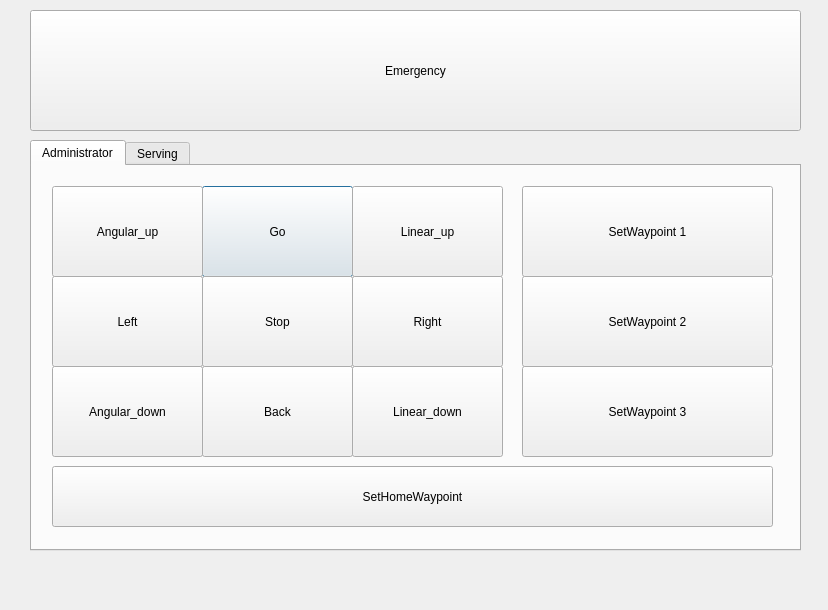
<?xml version="1.0" encoding="UTF-8"?>
<ui version="4.0">
 <class>joy</class>
 <widget class="QDialog" name="joy">
  <property name="geometry">
   <rect>
    <x>0</x>
    <y>0</y>
    <width>828</width>
    <height>610</height>
   </rect>
  </property>
  <property name="windowTitle">
   <string>Mobile Robot GUI</string>
  </property>
  <widget class="QTabWidget" name="tabWidget">
   <property name="geometry">
    <rect>
     <x>30</x>
     <y>140</y>
     <width>771</width>
     <height>411</height>
    </rect>
   </property>
   <property name="currentIndex">
    <number>0</number>
   </property>
   <widget class="QWidget" name="Administrator">
    <attribute name="title">
     <string>Administrator</string>
    </attribute>
    <widget class="QPushButton" name="go">
     <property name="geometry">
      <rect>
       <x>170</x>
       <y>20</y>
       <width>151</width>
       <height>91</height>
      </rect>
     </property>
     <property name="text">
      <string>Go</string>
     </property>
    </widget>
    <widget class="QPushButton" name="stop">
     <property name="geometry">
      <rect>
       <x>170</x>
       <y>110</y>
       <width>151</width>
       <height>91</height>
      </rect>
     </property>
     <property name="text">
      <string>Stop</string>
     </property>
    </widget>
    <widget class="QPushButton" name="left">
     <property name="geometry">
      <rect>
       <x>20</x>
       <y>110</y>
       <width>151</width>
       <height>91</height>
      </rect>
     </property>
     <property name="text">
      <string>Left</string>
     </property>
    </widget>
    <widget class="QPushButton" name="back">
     <property name="geometry">
      <rect>
       <x>170</x>
       <y>200</y>
       <width>151</width>
       <height>91</height>
      </rect>
     </property>
     <property name="text">
      <string>Back</string>
     </property>
    </widget>
    <widget class="QPushButton" name="right">
     <property name="geometry">
      <rect>
       <x>320</x>
       <y>110</y>
       <width>151</width>
       <height>91</height>
      </rect>
     </property>
     <property name="text">
      <string>Right</string>
     </property>
    </widget>
    <widget class="QPushButton" name="set_waypoint_1">
     <property name="geometry">
      <rect>
       <x>490</x>
       <y>20</y>
       <width>251</width>
       <height>91</height>
      </rect>
     </property>
     <property name="text">
      <string>SetWaypoint 1</string>
     </property>
    </widget>
    <widget class="QPushButton" name="set_waypoint_3">
     <property name="geometry">
      <rect>
       <x>490</x>
       <y>200</y>
       <width>251</width>
       <height>91</height>
      </rect>
     </property>
     <property name="text">
      <string>SetWaypoint 3</string>
     </property>
    </widget>
    <widget class="QPushButton" name="set_waypoint_2">
     <property name="geometry">
      <rect>
       <x>490</x>
       <y>110</y>
       <width>251</width>
       <height>91</height>
      </rect>
     </property>
     <property name="text">
      <string>SetWaypoint 2</string>
     </property>
    </widget>
    <widget class="QPushButton" name="linear_up">
     <property name="geometry">
      <rect>
       <x>320</x>
       <y>20</y>
       <width>151</width>
       <height>91</height>
      </rect>
     </property>
     <property name="text">
      <string>Linear_up</string>
     </property>
    </widget>
    <widget class="QPushButton" name="linear_down">
     <property name="geometry">
      <rect>
       <x>320</x>
       <y>200</y>
       <width>151</width>
       <height>91</height>
      </rect>
     </property>
     <property name="text">
      <string>Linear_down</string>
     </property>
    </widget>
    <widget class="QPushButton" name="angular_up">
     <property name="geometry">
      <rect>
       <x>20</x>
       <y>20</y>
       <width>151</width>
       <height>91</height>
      </rect>
     </property>
     <property name="text">
      <string>Angular_up</string>
     </property>
    </widget>
    <widget class="QPushButton" name="angular_down">
     <property name="geometry">
      <rect>
       <x>20</x>
       <y>200</y>
       <width>151</width>
       <height>91</height>
      </rect>
     </property>
     <property name="text">
      <string>Angular_down</string>
     </property>
    </widget>
    <widget class="QPushButton" name="set_waypoint_0">
     <property name="geometry">
      <rect>
       <x>20</x>
       <y>300</y>
       <width>721</width>
       <height>61</height>
      </rect>
     </property>
     <property name="text">
      <string>SetHomeWaypoint</string>
     </property>
    </widget>
   </widget>
   <widget class="QWidget" name="Serving">
    <attribute name="title">
     <string>Serving</string>
    </attribute>
    <widget class="QPushButton" name="go_waypoint_1">
     <property name="geometry">
      <rect>
       <x>540</x>
       <y>30</y>
       <width>191</width>
       <height>41</height>
      </rect>
     </property>
     <property name="text">
      <string>GoWaypoint 1</string>
     </property>
    </widget>
    <widget class="QProgressBar" name="progressbar_1">
     <property name="geometry">
      <rect>
       <x>540</x>
       <y>70</y>
       <width>191</width>
       <height>40</height>
      </rect>
     </property>
     <property name="value">
      <number>24</number>
     </property>
    </widget>
    <widget class="QProgressBar" name="progressbar_3">
     <property name="geometry">
      <rect>
       <x>540</x>
       <y>250</y>
       <width>191</width>
       <height>40</height>
      </rect>
     </property>
     <property name="value">
      <number>24</number>
     </property>
    </widget>
    <widget class="QPushButton" name="go_waypoint_3">
     <property name="geometry">
      <rect>
       <x>540</x>
       <y>210</y>
       <width>191</width>
       <height>41</height>
      </rect>
     </property>
     <property name="text">
      <string>GoWaypoint 3</string>
     </property>
    </widget>
    <widget class="QPushButton" name="start">
     <property name="geometry">
      <rect>
       <x>40</x>
       <y>30</y>
       <width>431</width>
       <height>261</height>
      </rect>
     </property>
     <property name="text">
      <string>Start</string>
     </property>
    </widget>
    <widget class="QPushButton" name="go_waypoint_2">
     <property name="geometry">
      <rect>
       <x>540</x>
       <y>120</y>
       <width>191</width>
       <height>41</height>
      </rect>
     </property>
     <property name="text">
      <string>GoWaypoint 2</string>
     </property>
    </widget>
    <widget class="QProgressBar" name="progressbar_2">
     <property name="geometry">
      <rect>
       <x>540</x>
       <y>160</y>
       <width>191</width>
       <height>40</height>
      </rect>
     </property>
     <property name="value">
      <number>24</number>
     </property>
    </widget>
    <widget class="QProgressBar" name="progressbar_0">
     <property name="geometry">
      <rect>
       <x>40</x>
       <y>340</y>
       <width>691</width>
       <height>31</height>
      </rect>
     </property>
     <property name="value">
      <number>24</number>
     </property>
    </widget>
    <widget class="QPushButton" name="go_waypoint_0">
     <property name="geometry">
      <rect>
       <x>40</x>
       <y>300</y>
       <width>691</width>
       <height>31</height>
      </rect>
     </property>
     <property name="text">
      <string>GoHome</string>
     </property>
    </widget>
   </widget>
  </widget>
  <widget class="QPushButton" name="emergency">
   <property name="geometry">
    <rect>
     <x>30</x>
     <y>10</y>
     <width>771</width>
     <height>121</height>
    </rect>
   </property>
   <property name="text">
    <string>Emergency</string>
   </property>
  </widget>
 </widget>
 <resources/>
 <connections/>
</ui>
